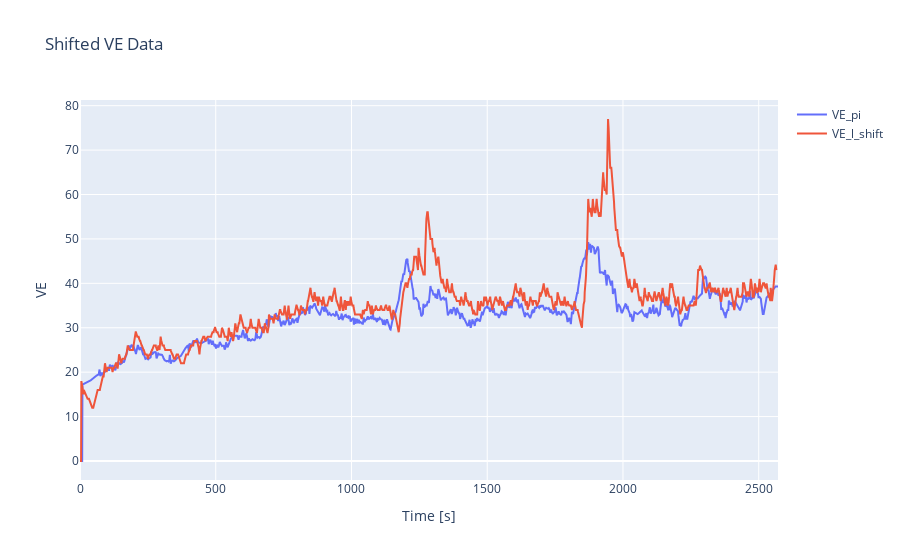

Notebook cell for this chart:
### Code cell
# Shift VE_l by the lag found in the cross correlation of VT
VE_sec_int["VE_l_shift"] = VE_sec_int["VE_l"].shift(opt_lag)
# Plot the shifted VE data with the interpolated VE data
plot_dict6 = {
    "VE_pi": (VE_sec_int, "index", "VE_pi"),
    "VE_l_shift": (VE_sec_int, "index", "VE_l_shift")
}
pl.plot_df_columns(plot_dict6, plottitle = "Shifted VE Data", xtitle="Time [s]", ytitle= "VE", show = False, renderer = "jupyterlab")

### Figure 1 — Plotly figure (JSON) as saved in the notebook; plotly's stock layout.template omitted (floating-point values rounded to 4 significant figures; data arrays with more than 128 entries replaced by an {"elided": "..."} marker saying what was removed)
{"data": [{"name": "VE_pi", "x": {"elided": "2572 int values"}, "y": {"elided": "2572 float values"}, "type": "scatter"}, {"name": "VE_l_shift", "x": {"elided": "2572 int values"}, "y": {"elided": "2572 float values"}, "type": "scatter"}], "layout": {"title": {"text": "Shifted VE Data"}, "xaxis": {"title": {"text": "Time [s]"}}, "yaxis": {"title": {"text": "VE"}}}}
